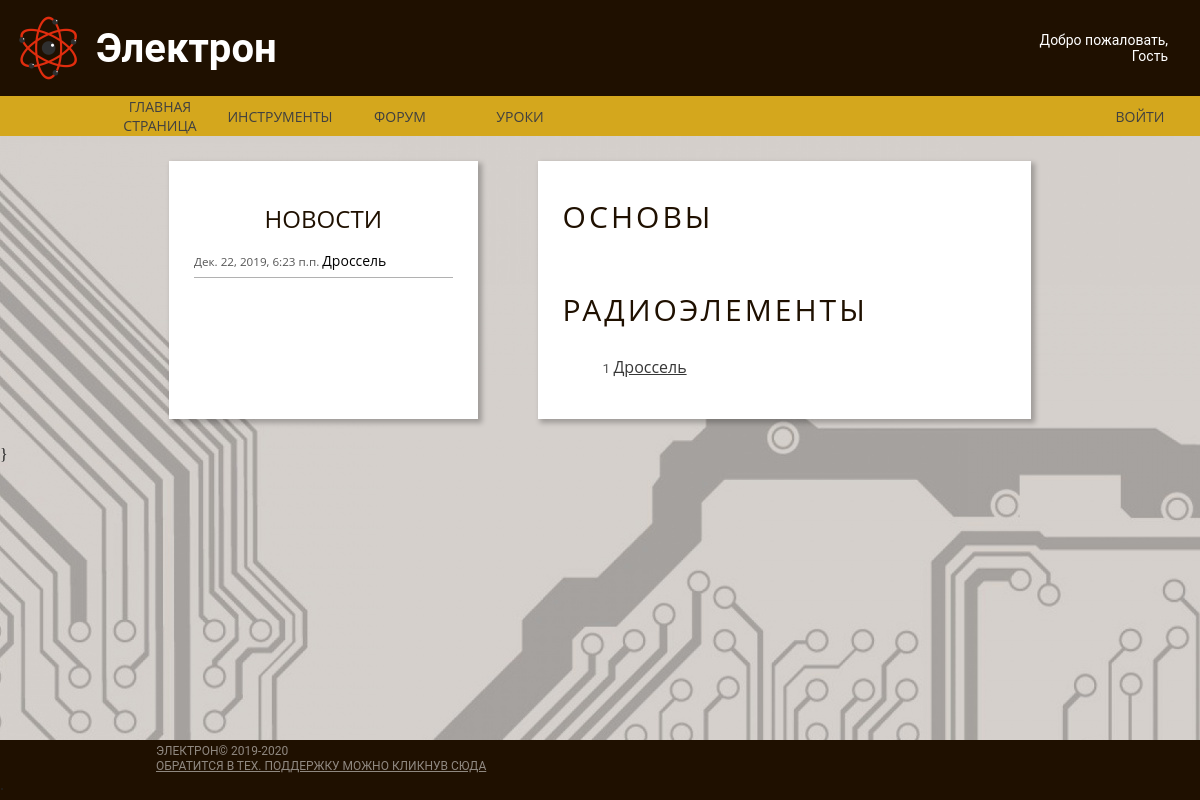
/Lessons, run on the app's committed database.
### Main/models.py (models this page shows, shortened)
class News(models.Model):
    Title = models.CharField("название", max_length=90)
    Subtitle = models.CharField("Под название", max_length=90)
    text = models.TextField("текст")
    pub_date_com = models.DateTimeField(default=datetime.datetime.now())

class exLesson(models.Model):
    num = models.IntegerField("Номер урока в своей группе")
    Title = models.CharField("Название", max_length=100)
    link = models.CharField("название html файла", max_length=30)
    Type = models.CharField("тип урока", max_length=30)

### Main/views.py (the view)
# urls.py: path('Lessons', article_list, name= "art_list_url"),
def article_list(request):
    typeList = ["starts", "radio"]
    prom = []
    res = {}
    h = CheckCOOKIE(request)
    if 'ROOT' in request.COOKIES:
        g = request.COOKIES['ROOT']
    else:
        g = 'False'
    for i in typeList:
        prom = exLesson.objects.filter(Type__iexact=i)
        res[i] = sorted(prom)
    return render(request, "First/lessons.html", context={"Nick": h, "ROOT": g, "news": news(), "lessons": res})

### Main/utils.py (called while the page is built)
def news():
    return reversed(News.objects.all())

def CheckCOOKIE(request):
    if "UserNick" in request.COOKIES:
        if request.COOKIES["UserNick"] != "":
            h = request.COOKIES["UserNick"]
        else:
            h = ""
    else:
        h = ""
    return h

### Main/templates/First/lessons.html (shortened to what this page needs)
{% extends "First/Base_blok.html"%}
{% load static %}
{% block css %}
    <link rel="stylesheet" href="{% static 'css/normalize.css' %}">
    <link rel="stylesheet" href="{% static 'css/main.css' %}">
    <link rel="stylesheet" href="{% static 'css/article.css' %}">
{% endblock %}
{% block content %}
<div class="container main-container">
    <div class="container side-bar">
        <h1 class="item title side-bar-title">
            Новости
        </h1>
        {% for i in news %}
        <a class="item link side-bar-link">
            <span class="date">{{i.pub_date_com}} </span>{{i.Title}}
        </a>
        {% endfor %}
    </div>
    <div class="container generic">
            {% for key, i in lessons.items %}
                {% if key == "starts" %}
                    <h1 class="item generic-title">Основы</h1>
                {% elif key == "radio" %}
                    <h1 class="item generic-title">Радиоэлементы</h1>
                    <ul class="item article-list">
                        {% for j in i %}
                            <li>
                                <span class="date">{{j.num}} </span><a class="item generic-link" href="{% url 'art_det_url' j.link %}">{{j.Title}}</a>
                            </li>
                        {% endfor %}
                    </ul>
                {% endif %}
            {% endfor %}
    </div>
</div>
{% endblock %}

### Main/static/css/main.css (style rules this page uses)
html { color: #222; font-size: 1em; line-height: 1.4; }
.container { display: flex; flex-direction: column; flex-grow: 1; flex-shrink: 1; }
.item { font-family: Roboto, sans-serif; font-style: normal; font-weight: normal; line-height: normal; }
html, body { min-height: 100%; display: flex; flex-direction: column; }
body { background-image: url(/media/images/img/circutry.jpg); }
.main-container { flex: 1; flex-direction: row; margin-left: 12%; margin-right: 12%; padding: 25px; }
.generic { flex-shrink: 3; padding: 25px; background-color: #ffffff; box-shadow: 3px 3px 5px 1px rgba(0, 0, 0, 0.25); }
.generic-title { font-family: Open Sans, sans-serif; font-style: normal; font-weight: normal; line-height: normal; font-size: 30px; letter-spacing: 0.1em; text-transform: uppercase; margin-bottom: 10px; margin-top: 10px; color: #1f1000; }
.generic-link { font-family: Open Sans, sans-serif; font-style: normal; font-weight: normal; line-height: normal; font-size: 16px; text-decoration-line: underline; color: #373737 }
.side-bar { padding: 25px; min-width: 15%; max-width: 30%; margin-right: 60px; background-color: #ffffff; box-shadow: 3px 3px 5px 1px rgba(0, 0, 0, 0.25); }
.side-bar-title { font-family: Open Sans, sans-serif; font-style: normal; font-weight: normal; font-size: 24px; text-transform: uppercase; text-align: center; color: #1f1000; }
.side-bar-link { font-family: Open Sans, sans-serif; font-style: normal; font-weight: normal; line-height: 20px; font-size: 14px; color: #000000; padding-bottom: 5px; border-bottom: 1px solid #B1B1B1; }
.date { font-size: smaller; color: #555555; }

### Main/static/css/article.css (style rules this page uses)
.article-list { list-style: none; }

### data on the page
News: pub_date_com "Дек. 22, 2019, 6:23 п.п.", Title "Дроссель"
exLesson: num "1", Title "Дроссель"
